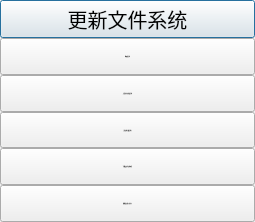
<?xml version="1.0" encoding="UTF-8"?>
<ui version="4.0">
 <class>FileManageDialog</class>
 <widget class="QDialog" name="FileManageDialog">
  <property name="geometry">
   <rect>
    <x>0</x>
    <y>0</y>
    <width>255</width>
    <height>222</height>
   </rect>
  </property>
  <property name="sizePolicy">
   <sizepolicy hsizetype="Fixed" vsizetype="Preferred">
    <horstretch>0</horstretch>
    <verstretch>0</verstretch>
   </sizepolicy>
  </property>
  <property name="font">
   <font>
    <pointsize>15</pointsize>
    <bold>false</bold>
   </font>
  </property>
  <property name="windowTitle">
   <string>选择操作</string>
  </property>
  <property name="windowIcon">
   <iconset theme="document-open">
    <normaloff>.</normaloff>.</iconset>
  </property>
  <property name="styleSheet">
   <string notr="true">QPushButton
{
	font: normal normal 20px &quot;隶书&quot;;
	color:black;
}</string>
  </property>
  <property name="sizeGripEnabled">
   <bool>false</bool>
  </property>
  <property name="modal">
   <bool>false</bool>
  </property>
  <layout class="QVBoxLayout" name="verticalLayout">
   <property name="spacing">
    <number>0</number>
   </property>
   <property name="sizeConstraint">
    <enum>QLayout::SetMinAndMaxSize</enum>
   </property>
   <property name="leftMargin">
    <number>0</number>
   </property>
   <property name="topMargin">
    <number>0</number>
   </property>
   <property name="rightMargin">
    <number>0</number>
   </property>
   <property name="bottomMargin">
    <number>0</number>
   </property>
   <item>
    <widget class="QPushButton" name="updateFileSystemPushButton">
     <property name="text">
      <string>更新文件系统</string>
     </property>
    </widget>
   </item>
   <item>
    <widget class="QPushButton" name="addEmptyDirPushButton">
     <property name="sizePolicy">
      <sizepolicy hsizetype="Preferred" vsizetype="Preferred">
       <horstretch>0</horstretch>
       <verstretch>1</verstretch>
      </sizepolicy>
     </property>
     <property name="font">
      <font>
       <family>隶书</family>
       <pointsize>-1</pointsize>
       <italic>false</italic>
       <bold>false</bold>
      </font>
     </property>
     <property name="layoutDirection">
      <enum>Qt::LeftToRight</enum>
     </property>
     <property name="text">
      <string>添加空目录</string>
     </property>
    </widget>
   </item>
   <item>
    <widget class="QPushButton" name="addDirPushButton">
     <property name="sizePolicy">
      <sizepolicy hsizetype="Preferred" vsizetype="Preferred">
       <horstretch>0</horstretch>
       <verstretch>1</verstretch>
      </sizepolicy>
     </property>
     <property name="font">
      <font>
       <family>隶书</family>
       <pointsize>-1</pointsize>
       <italic>false</italic>
       <bold>false</bold>
      </font>
     </property>
     <property name="text">
      <string>上传文件夹(同级目录)</string>
     </property>
     <property name="autoDefault">
      <bool>true</bool>
     </property>
    </widget>
   </item>
   <item>
    <widget class="QPushButton" name="addFilePushButton">
     <property name="sizePolicy">
      <sizepolicy hsizetype="Preferred" vsizetype="Preferred">
       <horstretch>0</horstretch>
       <verstretch>1</verstretch>
      </sizepolicy>
     </property>
     <property name="font">
      <font>
       <family>隶书</family>
       <pointsize>-1</pointsize>
       <italic>false</italic>
       <bold>false</bold>
      </font>
     </property>
     <property name="text">
      <string>上传文件(同级目录)</string>
     </property>
    </widget>
   </item>
   <item>
    <widget class="QPushButton" name="upLoadPushButton">
     <property name="sizePolicy">
      <sizepolicy hsizetype="Preferred" vsizetype="Preferred">
       <horstretch>0</horstretch>
       <verstretch>1</verstretch>
      </sizepolicy>
     </property>
     <property name="font">
      <font>
       <family>隶书</family>
       <pointsize>-1</pointsize>
       <italic>false</italic>
       <bold>false</bold>
      </font>
     </property>
     <property name="text">
      <string>下载该文件/文件夹至</string>
     </property>
    </widget>
   </item>
   <item>
    <widget class="QPushButton" name="deletePushButton">
     <property name="sizePolicy">
      <sizepolicy hsizetype="Preferred" vsizetype="Preferred">
       <horstretch>0</horstretch>
       <verstretch>1</verstretch>
      </sizepolicy>
     </property>
     <property name="font">
      <font>
       <family>隶书</family>
       <pointsize>-1</pointsize>
       <italic>false</italic>
       <bold>false</bold>
      </font>
     </property>
     <property name="text">
      <string>删除该文件/文件夹</string>
     </property>
    </widget>
   </item>
  </layout>
 </widget>
 <resources/>
 <connections/>
</ui>
